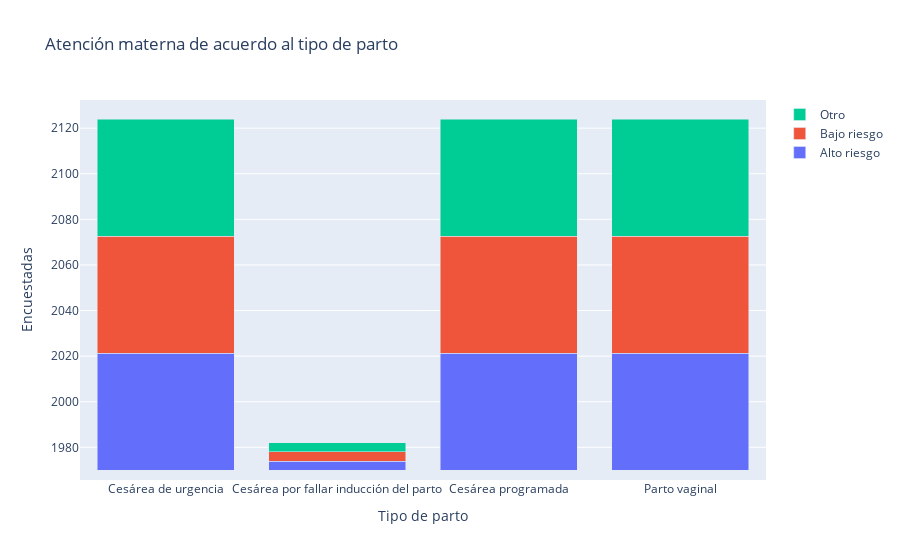

The notebook cell this image was saved under:
### Markdown cell above
### Atención materna de acuerdo al tipo de parto

### Code cell
df = pd.read_excel("../data/processed/data_cuba.xlsx", index_col=None)

tipo_parto = [
    'Cesárea de urgencia', 
    'Cesárea por fallar inducción del parto', 
    'Cesárea programada', 
    'Parto vaginal'
    ]

fig = go.Figure(data=[
    go.Bar(name='Alto riesgo', x=tipo_parto, y=df.iloc[0, 1:5]),
    go.Bar(name='Bajo riesgo', x=tipo_parto, y=df.iloc[1, 1:5]),
    go.Bar(name='Otro', x=tipo_parto, y=df.iloc[2, 1:5])  
])
# Change the bar mode
fig.update_layout(
    barmode='stack', 
    title='Atención materna de acuerdo al tipo de parto', 
    xaxis_title='Tipo de parto', 
    yaxis_title='Encuestadas',
    )
fig.show()
# fig.write_html('dataviz/parto_atencion.html')

### Figure 1 — Plotly figure (JSON) as saved in the notebook; plotly's stock layout.template omitted (floating-point values rounded to 4 significant figures)
{"data": [{"name": "Alto riesgo", "type": "bar", "x": ["Cesárea de urgencia", "Cesárea por fallar inducción del parto", "Cesárea programada", "Parto vaginal"], "y": ["2021-05-03 19:40:14", 74, "2021-05-03 19:02:47", "2021-05-03 19:40:14"]}, {"name": "Bajo riesgo", "type": "bar", "x": ["Cesárea de urgencia", "Cesárea por fallar inducción del parto", "Cesárea programada", "Parto vaginal"], "y": ["2021-04-22 14:12:49", 74, "2021-04-22 13:51:41", "2021-04-22 14:12:49"]}, {"name": "Otro", "type": "bar", "x": ["Cesárea de urgencia", "Cesárea por fallar inducción del parto", "Cesárea programada", "Parto vaginal"], "y": ["2021-05-14 21:57:03", 74, "2021-05-14 21:45:46", "2021-05-14 21:57:03"]}], "layout": {"barmode": "stack", "title": {"text": "Atención materna de acuerdo al tipo de parto"}, "xaxis": {"title": {"text": "Tipo de parto"}}, "yaxis": {"title": {"text": "Encuestadas"}}}}
